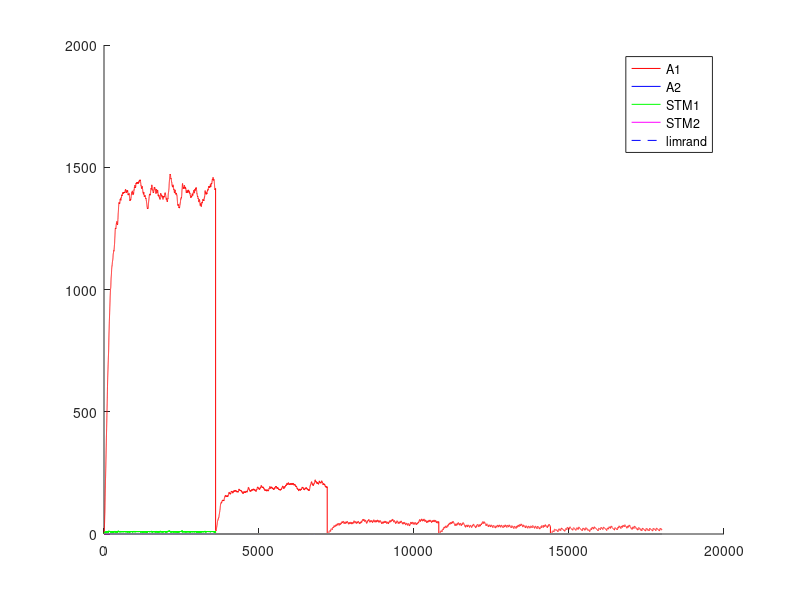

Source code (MATLAB): (Note: this script raises an error after producing the figure.)
%% Experimento con Variable-Ratio - VR - Tasa Variable
%% Existen multiples intancias de palanquelo (cada vez que realiza respuesta decide si realiza otro o no)
%% Sesiones de 3600 segundos
%% 3 sesiones por tasa de refuerzo (o quizas hasta que sature)
%% 5 sesiones por Experimento.
%% Cada sesion 
%% Tiempo para realizar un respuesta 1 segundo
%% 
%% La probabilidad de eleccion se ajusta al nivel de maxima frecuencia de palanqueo

close all
clc
clear

%% Matriz de pago 0 1 
%% 1 - 
%%%
%%% 
function rf = feel(pellets)
  rf=0;
  if (nargin~=0)
    rf=(12.8*(1-exp(-.25.* pellets.^(2))))+(12.8*(1-exp(-.5.* pellets)));
  else
    error ("Faltan parametros");
  endif
endfunction
%% 
%% 

%% INICIALIZATION
%%%%%% CONSTANTES DE SESIONES
Ntrial  =  1 ;   %% un trial de 3600 segundos
tTrial  =  3600; %% en segundos
tResp   =  1;    %% en segundos
tMuestreo = 0.25;%% en segundos
Nses    =  5 ;
Vr=[1,10,30,40,60]; %% tasa medias de palanquei
Ntest   =  1;
limrand =  0.138;
saving  =  0.01 ;
%%%%%% CONSTANTES DE DECAIMIENTO
alpha = 1*tMuestreo;
beta  = 0.125*tMuestreo ;
gamma = 0.0067*tMuestreo;%0.025 ; 
delta = 1*tMuestreo;
%%%%%% INICIALIZACION
palanca = zeros(2,1);
Rf_1=0;
Rf_2=0;
A1=zeros(1,Ntest);
A2=zeros(1,Ntest);
stm_1=zeros(2,Ntest);
stm_2=zeros(2,Ntest);
d=1;
x_1=zeros(30,1);
x_2=zeros(30,1);
sesion = zeros(Nses,1);
trialXsesion = zeros(Nses,Ntrial);
terminal_sesion=zeros(Nses,1);
nb_coop = zeros(Nses,Ntest);
contadorP1=0;
contadorP2=0;

%% CALCULO DE AROUSAL MAXIMO
%% Iteraciones de respuesta refuerzo para encotnrar el STM medio
Nconfig=5; %% Tasa de respuesta de configuracion
%plot([1:0.01:20],(12.8*(1-exp(-.25.* [1:0.01:20].^(2))))+(12.8*(1-exp(-.5.* [1:0.01:20]))),'.k')
R1 = floor(feel(1)); %tiempo de refuezo para R
l1 = Nconfig/tMuestreo; % duracion entre trials
suma = 0; %suma es un valor necesaria para calcular max1 y min1
suma = alpha*R1 %% Refuerzo cada N respuestas
iter=100; %% numero de iteraciones para que converja el stm
max1 = 0; %maximum de stm1
min1 = 0; %minimum de stm1
for i = 1:iter 
  suma = (1-beta)^(Nconfig/tMuestreo)*suma;%% Instantes que decae el stm
  min1=suma;
  suma += alpha*R1; %Refuerzo
  max1=suma;
end
comp=.88;
S1 = (((max1-min1)*(comp*l1))/2)+min1*comp*l1; %calcul de la superficie del triangulo mas la de el rectangulo
stm_1_medio = S1/(l1);
A1max = (delta/gamma)*stm_1_medio;

%% INICIO DE LAS ITERATIONS
for l = 1:Ntest  %% TESTES
  Num=0;
  for k = 1:Nses  %% SESIONES (cambia el N)
    i=2;
    %duracion = [1,tTrial*ones(1,Ntrial)];
    
    contador = 1;
    palanca(1)=randi(2);
    %% Agregar tasa de refuerzos  %%
    tasa=Vr(k);
    if k>1
      A1(Num+1,l)=saving*A1(Num,l);
      A2(Num+1,l)=saving*A2(Num,l);
      stm_1(Num+1,l)=0*stm_1(Num,l);
      stm_2(Num+1,l)=0*stm_2(Num,l); 
      %%% ELECCION DE LA PRIMERA PALANCA 
      if A1(Num,1)>A2(Num,1)
        palanca(2)=1;
      else
        palanca(2)=2;
      end
    end       
    
    for j=2:(Ntrial*tTrial/tMuestreo) %% Todos los trials juntos
      
      if contador == tResp/tMuestreo%duracion(i)
        contador = 1;
        
        i = i+1 ;
        J = j ;
        P(i,k)=0.5*(1-exp(-(5*A1((j-1)+Num,l))/A1max))+0.5; %probabilidad en exponential
        %P=.99;
        %P2(i,k)=0.5*(1-exp(-(5*A2((j-1)+Num,l))/A2max))+0.5;
        
        a = rand ;
        %%% ELECCION DE LA PALANCA %%% Basicamente elige palanquear o no palanquear
        if (A1((j-1)+Num,l)<=limrand)&&(A2((j-1)+Num,l)<=limrand)
          palanca(i)=randi(2);
        elseif (A1((j-1)+Num,l)>=limrand)&&(A2((j-1)+Num,l)<=limrand)
          if a>=P(i,k)
            palanca(i)=2;
          else
            palanca(i)=1;
          end
        elseif (A1((j-1)+Num,l)<=limrand)&&(A2((j-1)+Num,l)>=limrand)
          if a>=P(i,k)
            palanca(i)=1;
          else
            palanca(i)=2;
          end
        end
        %% Contadores para tasa de refuerzo
        if palanca(i)==1
          contadorP1++;
        else
          contadorP2++;
        endif
        %%% REFUERZO %%%
        if (contadorP1>=tasa)
          %if (palanca(i)==1) %% palanquea
          Rf_1=floor(feel(1));
          Rf_2=0;
          %elseif (palanca(i-1)==2) %% No palanquea
          %  Rf_1=0;
          %  Rf_2=0;%floor(10*(1-exp(-0.8* 2 )));
          %end
          %stm_1(j+Num,l)=(1-beta)*stm_1((j-1)+Num,l)+alpha*Rf_1;
          %stm_2(j+Num,l)=(1-beta)*stm_2((j-1)+Num,l)+alpha*Rf_2;
          contadorP1=0;
          dispe=.5; %% dispercion del 50% del valor de la tasa
          tasa=Vr(k)*(1 + dispe*(1-2*rand)); %% Asignacion de tasa  
          Vr(k)
        end
      else
        contador=contador +1;
        Rf_1=0;
        Rf_2=0;
      end
      stm_1(j+Num,l)=(1-beta)*stm_1((j-1)+Num,l)+alpha*Rf_1;
      stm_2(j+Num,l)=(1-beta)*stm_2((j-1)+Num,l)+alpha*Rf_2;
      A1(j+Num,l)=(1-gamma)*A1((j-1)+Num,l)+delta*stm_1(j+Num,l);
      A2(j+Num,l)=(1-gamma)*A2((j-1)+Num,l)+delta*stm_2(j+Num,l);
      
%      if floor(j/tTrial)==(j/tTrial)
%        trialXsesion()
%      end
    end
    
    
    %%% CONTADOR DE A QUE J SE CAMBIA LA SESION
    %sesion(k-1,l)=j;
    sesion(k,l)=j+Num;
    %%% DEFINICION DE NUM
%    compteur = 0 ;
%    for i=1:length(A1(:,l))
%      if A1(i,l)~=0
%        compteur = compteur +1;
%      end
%    end
%    Num=compteur;
    Num = j+Num;
    Sizemat = length(A1);
    
    for j = 1:Ntrial
      if palanca(j)==1
        %nb_coop(k-1,l)= nb_coop(k-1,l)+1;
        nb_coop(k,l)= nb_coop(k,l)+1;
      end
    end
  end
end


%%% PRUEBAS 
%%% ENCONTRA LA LONGITUD REAL DEL EXPERIMENTACION
nonnul = zeros(Ntest,1);
for k=1:Ntest
  for i=1:length(A1)
    if A1(i,k) ~= 0
      nonnul(k)=nonnul(k)+1;
    end
  end
end

%%% PRUEBA I _ PESO DE LA EXPERIMENTACION EN LA MEMORIA
porcent = 0;
for i = 1:Ntest
  if sum(A1(:,i)) > 10 * sum(A2(:,i))
    porcent = porcent +1;
  end
end

%%% PRUEBA II _ SI LA EXCITATION ALCANZA A SU MAXIMUM
maxima = zeros(Ntest,1);
for k = 1:Ntest
  if floor(max(A1(:,k))) == floor(max(max(A1))) 
    maxima(k) = maxima(k) +1;
  end
end

%%% PRUEBA III _ EN QUE SESION LA PALANCA GANA DE VERDAD
%ird = zeros(Ntest,1);
%for k = 1:Ntest
%  i=1;
%  while 1
%    if A1(nonnul(k)-i,k) < limrand
%      ird(k) = nonnul(k)-i+1;
%      break;
%    else
%      i=i+1;
%    end
%  end
%end
%
%%%% PRUEBA IV _ CONVIERTE J EN NUMERO DE SESION
%for k = 1:Ntest
%  i=1;
%  while 1
%    if ird(k) <= sum(sesion(1:i)+50)
%      ird(k)=i;
%      break;
%    else
%      i=i+1;
%    end
%  end
%end

%%% PRUEBA V _ PORCENTAJE DE COOPERACION POR SESION / EXPERIMENTO


porcentaje_coop_sesion=zeros(Nses,Ntest);
porcentaje_coop_experimento=zeros(Ntest,1);
for k = 1:Ntest
  porcentaje_coop_experimento(k)=sum(nb_coop(:,k))/(Ntrial*Nses)*100;
end

%for i=1:Ntest
%  terminal_sesion(1,i)=sesion(1,i);
%  for j=2:Nses
%    terminal_sesion(j,i)=sesion(j,i)+terminal_sesion(j-1,i);
%  end
%end

%%% DEMOSTRACION 


%promedio_sesion=sum(ird)/Ntest
porcent_10xsuperior_al_otra=porcent/Ntest * 100;
cuanto_alcanzan_al_maxima=sum(maxima)/Ntest * 100;
porcentaje_coop_experimento;
porcentaje_coop_sesion=floor(nb_coop/Ntrial*100);


for i=1:Ntest
  figure
  hold on
  plot((1:Sizemat)*tMuestreo,A1(:,i),'r',(1:Sizemat)*tMuestreo,A2(:,i),'b',(1:Sizemat)*tMuestreo,stm_1(:,i),'g',(1:Sizemat)*tMuestreo,stm_2(:,i),'m',(1:Sizemat)*tMuestreo,limrand*ones(1,length([1:Sizemat])),'--b')
  legend("A1","A2","STM1","STM2","limrand");
  for j=1:Nses
    %plot(sesion(j,i)*ones(1,max(max(A1(:,i)))),(1:max(max(A1(:,i)))),'--k');
    h=plot((sesion(j,i).*tMuestreo)*ones(1,max(max(A1(:,i)))),(1:max(max(A1(:,i)))),'--k');
    set(h, "linewidth", 2);
    if j==1
      h=plot(0:sesion(j,i)/4,P(:,j)'*A1max,'.-m');
    else
      h=plot(sesion(j-1,i)/4:sesion(j,i)/4,P(:,j)'*A1max,'.-m');
    endif
  endfor
  plot((0:sesion(Nses,i))/4,A1max*ones(1,length(0:sesion(Nses,i))))
  hold off;
endfor

%% Maximos exitos por tasa= 10-360 - 30-120 - 40-65 - 60-60 

color = 'rgbmkmrgbk';
figure
hold on
for i=1:Ntest
  plot(1:Nses,porcentaje_coop_sesion(:,i),'Color',color(i));
  title('Porcentaje de Cooperacion');
  xlabel('Numero de sesion');
  ylabel('Porcentaje');
end
hold off

%%% probl�me de temps, pas le temps de d�croitre du coup red�marre plus
%%% haut CQFD
%%%% CASTIGO DE TIEMPO 
%%%% CUANTO VECES ELIGE COOPERATION
%%% Pour chaque session r�cup�rer le nombre de coop�ration et tracer la
%%% courbe correspondante 
